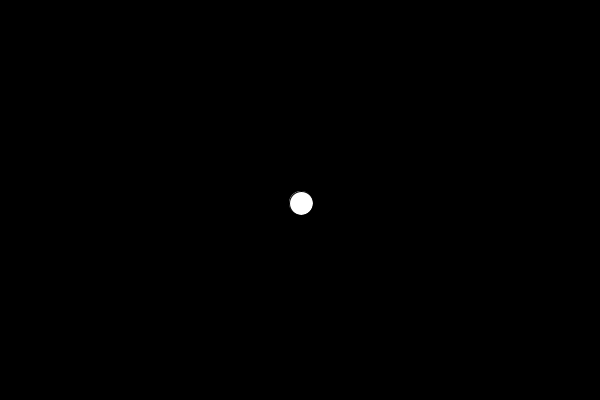
Frame 1 (no input)
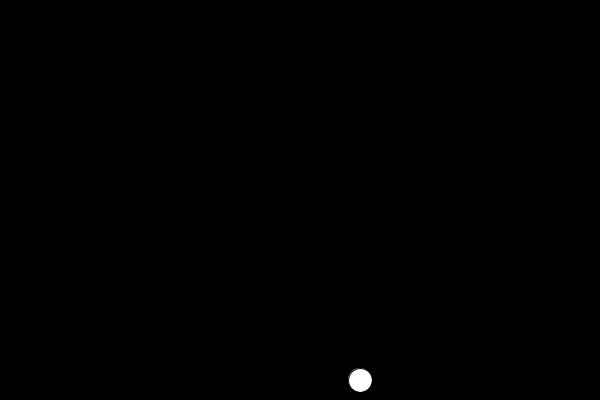
Frame 60 (the mouse pressed at the canvas centre just before this capture)
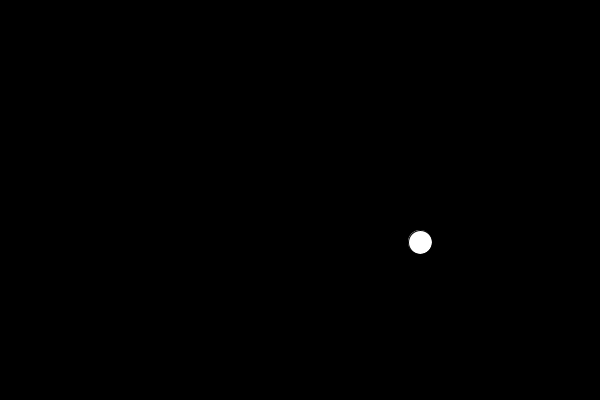
Frame 120 (the mouse held since frame 60 and released just before this capture)

The Processing sketch that drew these frames (run headless with seeded random() and noise(); from frame 60 on, the mouse is pressed at the canvas centre):

// Processing sketch: pong_game
// ── pong_game.pde
Puck puck;

void setup() {
  size(600, 400);
  puck = new Puck(); 
}
void draw() { 
  background(0); 
  
  puck.update(); 
  puck.edges();
  puck.show(); 
} 

// ── Processing.pde

class Puck { 
   float x = width/2; 
   float y = height/2; 
   float xspeed = 1;
   float yspeed = 3;
   
   
   void update() { 
     x = x + xspeed;
     y = y + yspeed; 
   }
   
   void edges() { 
     if (y < 0 || y > height) {
       yspeed *= -1; 
     }
      
 }
   
   void show(){
     fill(255);
     ellipse(x, y, 24, 24);
  }   
}
